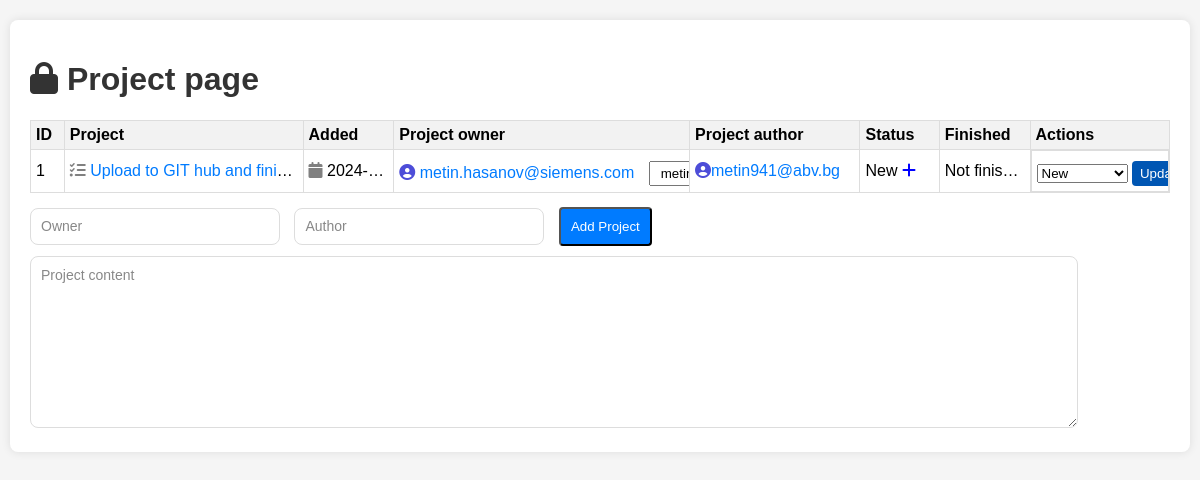
Before: /admin_project with the older database file.
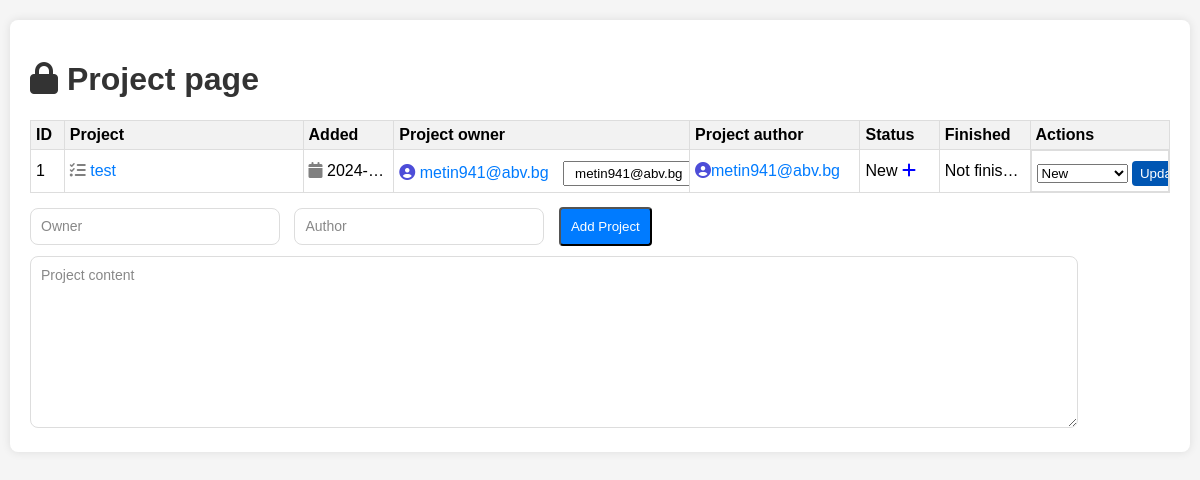
After: the same page with the newer database file.
### app.py (models this page shows, shortened)
class Projects(db.Model):
    id = db.Column(db.Integer, primary_key=True)
    content = db.Column(db.String(200), nullable=False)
    owner = db.Column(db.String(50), nullable=False)
    author = db.Column(db.String(50), nullable=False)
    status = db.Column(db.String(60), nullable=False, default="New")
    date_created = db.Column(db.DateTime, default=datetime.utcnow)
    finished = db.Column(db.DateTime, nullable=True)
    comment_count = db.Column(db.Integer, default=0)
    comments = db.relationship('Comment_project', backref='project', lazy=True, cascade='all, delete-orphan', primaryjoin="Projects.id == Comment_project.task_id")

### app.py (the view)
@app.route('/admin_project', methods=['POST', 'GET'])
def admin_project():
    if request.method == 'POST':
        project_content = request.form['content']
        project_owner = request.form['owner']
        project_author = request.form['author']
        if project_content and project_owner and project_author:
            new_project = Projects(content=project_content, owner=project_owner, author=project_author)
            try:
                db.session.add(new_project)
                db.session.commit()
                return redirect(url_for('admin_project'))
            except:
                return 'There is an issue adding your project, please contact the IT department'
        else:
            return 'Project content, owner, and author cannot be empty. Please enter all!'
    else:
        projects = Projects.query.order_by(Projects.date_created).all()
        return render_template('admin_project.html', projects=projects)

### templates/admin_project.html (shortened to what this page needs)
{% extends 'base.html' %}
{% block body %}
<div class="content_project">
    <h1><i class="fa fa-lock" aria-hidden="true"></i> Project page</h1>
    <table>
        <tr>
            <th>ID</th>
            <th>Project</th>
            <th><label>Added</label></th>
            <th><label>Project owner</label></th>
            <th><label>Project author</label></th>
            <th><label>Status</label></th>
            <th><label>Finished</label></th>
            <th><label>Actions</label></th>
        </tr>
        {% for project in projects %}
            <tr>
                <td>{{ project.id }}</td>
                <td> <i class="fa fa-tasks" style="color: gray;"></i> <a href="{{ url_for('view_project', project_id=project.id) }}" target="_blank">{{ project.content }}</a></td>
                <td><i class="fa fa-calendar" style="color: gray;"></i> {{ project.date_created.date() }}</td>
                <td>
                    <form action="{{ url_for('update_owner_project', project_id=project.id) }}" method="POST">
                        {% if project.owner is not none and '@' in project.owner and '.' in project.owner %}
                            <i class="fa fa-user-circle" style="color: rgb(77, 77, 216);"></i> <a href="mailto:{{ project.owner }}">{{ project.owner }}</a>
                        {% else %}
                            <i class="fa fa-user-circle" style="color: gray;"></i> {{ project.owner }}
                        {% endif %}
                        <input type="text" name="new_owner" placeholder="New Owner" value="{{ project.owner }}" class="owner_input">
                    </form>
                </td>
                <td>
                    {% if project.author is not none and '@' in project.author and '.' in project.author %}
                        <i class="fa fa-user-circle" style="color: rgb(77, 77, 216);"></i><a href="mailto:{{ project.owner }}">{{ project.author }}</a>
                    {% else %}
                        <i class="fa fa-user-circle" style="color: gray;"></i> {{ project.author }}
                    {% endif %}
                </td>
                <td>{{ project.status }}
                    {% if project.status == 'Completed' %}
                        <i class="fa fa-check-circle" style="color: green;"></i>
                    {% elif project.status == 'In Progress' %}
                        <i class="fa fa-spinner" style="color: orange;"></i>
                    {% elif project.status == 'New' %}
                        <i class="fa fa-plus" style="color: blue;"></i>
                    {% endif %}
                </td>
                <td>{% if project.finished is not none %}
                        <i class="fa fa-calendar" style="color: gray;"></i> {{ project.finished.strftime('%Y-%m-%d') }}
                    {% else %}
                        Not finished yet
                    {% endif %}
                </td>
                <td class="actions">
                    <form action="{{ url_for('update_project', project_id=project.id) }}" method="POST">
                        <select name="status">
                            <option value="New" {% if project.status == 'New' %} selected {% endif %}>New</option>
                        </select>
                        <button type="submit" class="update-button">Update status</button>
                    </form>
                </td>
            </tr>
        {% endfor %}
    </table>
    <form action="{{ url_for('admin_project') }}" method="POST">
        <input type="text" name="owner" id="owner" placeholder="Owner" class="small input">
        <input type="text" name="author" id="author" placeholder="Author" class="small input">
        <input type="submit" value="Add Project">
        <textarea type="text" name="content" id="content" placeholder="Project content" class="large text-editor"></textarea>
    </form>
</div>
{% endblock %}

Changed rows visible on the page:
changed Projects "metin941@abv.bg": content "Upload to GIT hub and fini…" → "test"; owner "metin.hasanov@siemens.com" → "metin941@abv.bg"; new_owner "metin.hasanov@siemens.com" → "metin941@abv.bg"
